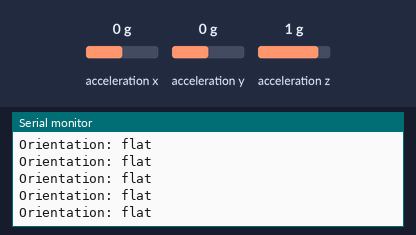
Bench run of a sketch on a simulated Arduino Nano 33 BLE. Parts: the last lines printed to the serial monitor. Inputs (shaded band) come from the test bench; at power-on: acceleration z 1 g, acceleration x 0 g, acceleration y 0 g.

Above: at 1.2 s.
1.3 s: acceleration z set to 0.6 g
At 1.57 s:
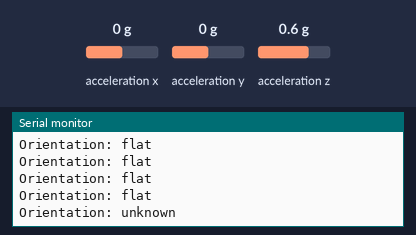
3.3 s: acceleration x set to 0.6 g
At 3.38 s:
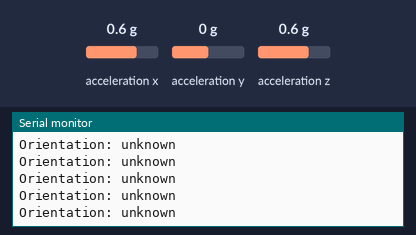
4.8 s: acceleration x set to 0.9 g
At 4.99 s:
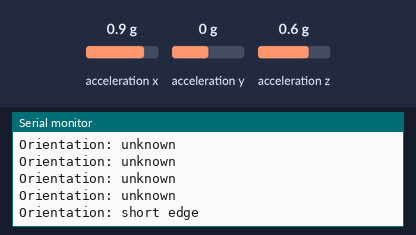

The sketch:

imu_demo.ino
```cpp
#include <Arduino_BMI270_BMM150.h>

void setup() {
  Serial.begin(9600);

  while (!Serial) {

  }
  if (!IMU.begin()) {
    Serial.println("Failed to start the IMU");
    while (true) {

    }
  }

  Serial.println("IMU started");
}

void loop() {
  float x;
  float y;
  float z;

  if(IMU.accelerationAvailable()) {
    IMU.readAcceleration(x, y, z);
    if (z > 0.8) {
      Serial.println("Orientation: flat");
    }
    else if ( x > 0.8) {
      Serial.println("Orientation: short edge");
    }
    else if ( y > 0.8) {
      Serial.println("Orientation: long edge");
    }
    else {
      Serial.println("Orientation: unknown");
    }
  }

  delay(200);
}
```

Measured:
- the behaviour switches between 0.8 and 0.7 g on acceleration z (found by bisection; images 0 and 1)
- the behaviour switches between 0.7 and 0.8 g on acceleration x (found by bisection; images 2 and 3)
- after the input at 1.3 s, the serial monitor: prints a new line after 0.11 s (image 1)
- after the input at 4.8 s, the serial monitor: prints a new line at once (image 3)
